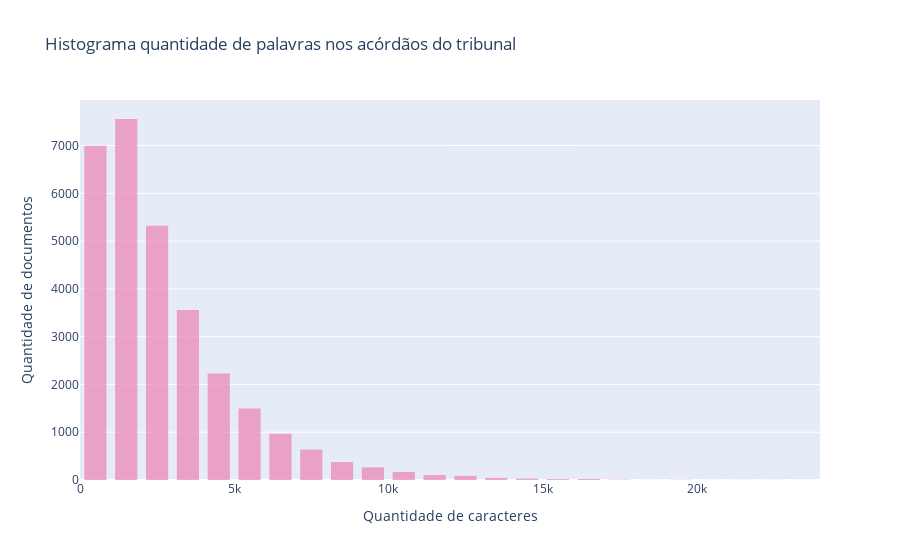

Source (notebook cell):
### Code cell
import plotly.graph_objects as go

fig = go.Figure( )

fig.add_trace(go.Histogram(
    x=df["NUM_PALAVRAS"],
    name="TRT 3ª Região",
    marker_color='#EB89B5',
    nbinsx=25 ))

# Overlay both histograms
fig.update_layout(
    title='Histograma quantidade de palavras nos acórdãos do tribunal',
    xaxis_title_text='Quantidade de caracteres',
    yaxis_title_text='Quantidade de documentos',
    bargap=0.2,
    bargroupgap=0.1
    )
# Reduce opacity to see both histograms
fig.update_traces(opacity=0.75)
fig.show()

### Figure 1 — Plotly figure (JSON) as saved in the notebook; plotly's stock layout.template omitted (floating-point values rounded to 4 significant figures; data arrays with more than 128 entries replaced by an {"elided": "..."} marker saying what was removed)
{"data": [{"marker": {"color": "#EB89B5"}, "name": "TRT 3ª Região", "nbinsx": 25, "opacity": 0.75, "type": "histogram", "x": {"elided": "29893 int values"}}], "layout": {"bargap": 0.2, "bargroupgap": 0.1, "title": {"text": "Histograma quantidade de palavras nos acórdãos do tribunal"}, "xaxis": {"title": {"text": "Quantidade de caracteres"}}, "yaxis": {"title": {"text": "Quantidade de documentos"}}}}
